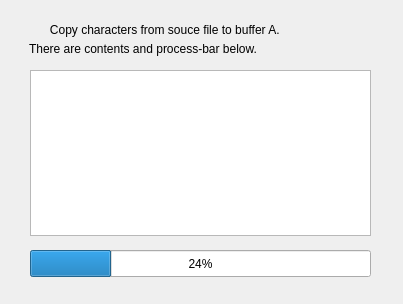
<?xml version="1.0" encoding="UTF-8"?>
<ui version="4.0">
 <class>sub1Widget</class>
 <widget class="QWidget" name="sub1Widget">
  <property name="geometry">
   <rect>
    <x>0</x>
    <y>0</y>
    <width>403</width>
    <height>304</height>
   </rect>
  </property>
  <property name="windowTitle">
   <string>sub1Widget</string>
  </property>
  <widget class="QProgressBar" name="progressBar">
   <property name="geometry">
    <rect>
     <x>30</x>
     <y>250</y>
     <width>341</width>
     <height>27</height>
    </rect>
   </property>
   <property name="value">
    <number>24</number>
   </property>
  </widget>
  <widget class="QLabel" name="label_2">
   <property name="geometry">
    <rect>
     <x>29</x>
     <y>39</y>
     <width>341</width>
     <height>20</height>
    </rect>
   </property>
   <property name="text">
    <string>There are contents and process-bar below.</string>
   </property>
  </widget>
  <widget class="QTextBrowser" name="textBrowser">
   <property name="geometry">
    <rect>
     <x>30</x>
     <y>70</y>
     <width>341</width>
     <height>166</height>
    </rect>
   </property>
  </widget>
  <widget class="QLabel" name="label">
   <property name="geometry">
    <rect>
     <x>30</x>
     <y>20</y>
     <width>341</width>
     <height>20</height>
    </rect>
   </property>
   <property name="text">
    <string>      Copy characters from souce file to buffer A.</string>
   </property>
  </widget>
 </widget>
 <resources/>
 <connections/>
</ui>
